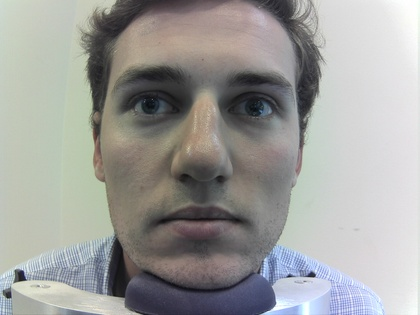
%> input picture software/fetch/img7.jpg, 420 x 315 px, shrunk from 1600 x 1200 before the run
$ octave matlab_start.m   (GNU Octave 9; MATLAB toolbox functions it lacks are replaced by stand-ins)
%> lines starting %> are read from the running program, lines starting %| are printed output that depends on the picture; in (x1, y1, x2, y2) boxes, pixels count from 0 and x2, y2 are one past the last pixel; in counts of white or black regions, pixels touching at a corner belong together; the program's own positions count from 1
### get_scale.m
function [outscale] = get_scale(img, realdist)
%> called with realdist = 10
% gets the scale

% read image
img1 = imread(img);
%> img1 is the input picture: size 315x420x3 uint8; mean R, G, B 158.5, 158.5, 155.7
face = rgb2gray(img1);
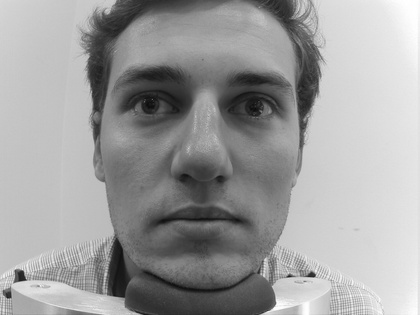
%> face: size 315x420 uint8; min 10, max 255, mean 158.2

% hough transform
e1 = edge(face, 'Canny', 0.5);
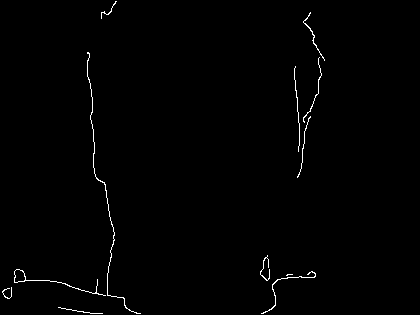
%> e1: size 315x420 logical; 0.8% white in thin lines or dots, all inside (x1, y1, x2, y2) = (2, 1, 325, 314)

radii = [5:1:50];
%> the run ends on the next line
h1 = circle_hough(e1, radii, 'same', 'normalise');
peaks1 = circle_houghpeaks(h1, radii, 'nhoodxy', 15, 'nhoodr', 21, 'npeaks', 2, 'Threshold', 0.5*max(max(max(h1))));

assignin('base','e1',e1);

fig = figure(1);
imshow(img1);
hold on
for peak1 = peaks1
    [x, y] = circlepoints(peak1(3));
    plot(x+peak1(1), y+peak1(2), 'g-');
end

% calculate scale
imgdist_x = peaks1(1,1) - peaks1(1,2);
imgdist_y = peaks1(2,1) - peaks1(2,2);
imgdist = sqrt(imgdist_x^2 + imgdist_y^2);

outscale = realdist / imgdist;

end

### get_IPD1.m
function [imgout, IPD, peaks1, peaks2, peaks3, boxes1, boxes2] = get_IPD1(img, realdist)
% gets IPD
%	img: frontal face input image
%	IPD: inter-pupilary distance in units of pixels

% get scale
imgscale = get_scale(img, realdist)

% initialize Viola-Jones steps
detect_eye1 = vision.CascadeObjectDetector('LeftEye');
detect_eye1.MinSize = [100 100];
detect_eye1.MergeThreshold = 150;

detect_eye2 = vision.CascadeObjectDetector('RightEye');
detect_eye2.MinSize = [100 100];
detect_eye2.MergeThreshold = 150;

% read image
img1 = imread(img);
boxes1 = step(detect_eye1, img1);
boxes2 = step(detect_eye2, img1);

% if can't detect eyes
if size(boxes1,1)<1
	boxes1 = [500 500 100 100];
end
if size(boxes2,1)<1
	boxes2 = [500 500 100 100];
end

% create images with marked features
IFaces1 = insertObjectAnnotation(img1, 'rectangle', boxes1(1,:), 'Left Eye');
IFaces2 = insertObjectAnnotation(IFaces1, 'rectangle', boxes2(1,:), 'Right Eye');

%----------------------------------------------------------------------------------%

% detect eyes
eye1r = [boxes1(1,4), boxes1(1,3)];
eye2r = [boxes2(1,4), boxes2(1,3)];
eye1 = img1(boxes1(1,2):boxes1(1,2)+boxes1(1,4), boxes1(1,1):boxes1(1,1)+boxes1(1,3), :);
eye2 = img1(boxes2(1,2):boxes2(1,2)+boxes2(1,4), boxes2(1,1):boxes2(1,1)+boxes2(1,3), :);
% eye1 = eye1(round((0.2*eye1r(1)):(0.8*eye1r(1))), round((0.2*eye1r(2)):(0.8*eye1r(2))), :);
% eye2 = eye2(round((0.2*eye2r(1)):(0.8*eye2r(1))), round((0.2*eye2r(2)):(0.8*eye2r(2))), :);

% convert to grayscale
eye1a = eye1; eye1 = eye1;
eye1 = rgb2gray(eye1);

eye2a = eye2; eye2 = eye2;
eye2 = rgb2gray(eye2);

face = rgb2gray(img1);

% use a median filter to filter out noise
eye1 = medfilt2(eye1, [2 2]);
eye2 = medfilt2(eye2, [2 2]);

% convert the resulting grayscale image into a binary image.
eye1 = im2bw(eye1,0.08);
eye2 = im2bw(eye2,0.08);

% hough transform
e1 = edge(eye1, 'Canny', 0.5);
e2 = edge(eye2, 'Canny', 0.5);
e3 = edge(face, 'Canny', 0.5);

% where we get schwifty
radii = [10:1:20];
h1 = circle_hough(e1, radii, 'same', 'normalise');
peaks1 = circle_houghpeaks(h1, radii, 'nhoodxy', 15, 'nhoodr', 21, 'npeaks', 1, 'Threshold', 0.5*max(max(max(h1))));

radii = [10:1:20];
h2 = circle_hough(e2, radii, 'same', 'normalise');
peaks2 = circle_houghpeaks(h2, radii, 'nhoodxy', 15, 'nhoodr', 21, 'npeaks', 1, 'Threshold', 0.5*max(max(max(h2))));

radii = [10:1:40];
h3 = circle_hough(e3, radii, 'same', 'normalise');
peaks3 = circle_houghpeaks(h3, radii, 'nhoodxy', 15, 'nhoodr', 21, 'npeaks', 2, 'Threshold', 0.5*max(max(max(h3))));

% if can't detect pupils
if size(peaks1,2)<1
	peaks1 = [100; 100; 10];
end
if size(peaks2,2)<1
	peaks2 = [100; 100; 10];
end
if size(peaks3,2)<1
	peaks3 = [100; 100; 10];
end
assignin('base','IFaces2',IFaces2);

% [11 lines of commented-out code are left out]
imgout = 'test';

% calculate IPD value
assignin('base','peaks1',peaks1);
assignin('base','peaks2',peaks2);
assignin('base','boxes1',boxes1);
assignin('base','boxes2',boxes2);

IPD_x = (peaks1(1)+boxes1(1,1)) - (peaks2(1)+boxes2(1,1));
IPD_y = (peaks1(2)+boxes1(1,2)) - (peaks2(2)+boxes2(1,2));
IPD = imgscale*sqrt(IPD_x^2 + IPD_y^2);


end

### matlab_start.m
meshfile = 'mesh.ply';
face_frontalpic = 'C:/Users/Daniel Hull/Documents/Projects/BFPD/software/fetch/img7.jpg';
realdistance = 10;
a = get_manual(meshfile, face_frontalpic, realdistance)

$ run again, with software/fetch/img0.jpg copied over software/fetch/img7.jpg
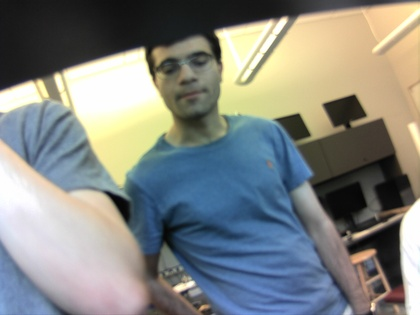
%> input picture software/fetch/img0.jpg, 420 x 315 px, shrunk from 2592 x 1944 before the run
%> in get_scale, img1 is the input picture: size 315x420x3 uint8; mean R, G, B 131, 134.1, 130.2
%> in get_scale, `face = rgb2gray(img1);`:
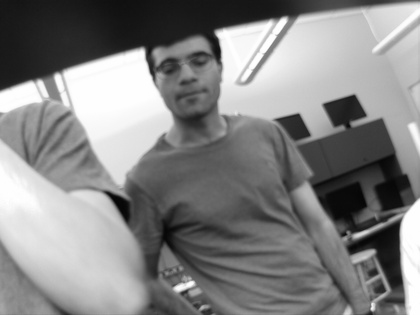
%> face: size 315x420 uint8; min 5, max 255, mean 132.7
%> in get_scale, `e1 = edge(face, 'Canny', 0.5);`:
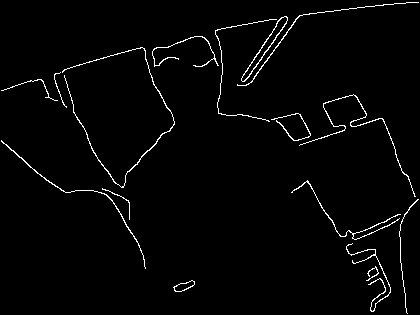
%> e1: size 315x420 logical; 2.2% white in thin lines or dots

$ run again, with software/fetch/img1.jpg copied over software/fetch/img7.jpg
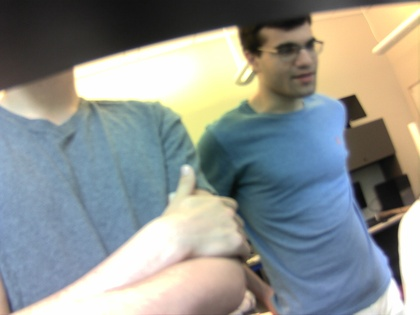
%> input picture software/fetch/img1.jpg, 420 x 315 px, shrunk from 2592 x 1944 before the run
%> in get_scale, img1 is the input picture: size 315x420x3 uint8; mean R, G, B 142.8, 147.2, 144.3
%> in get_scale, `face = rgb2gray(img1);`:
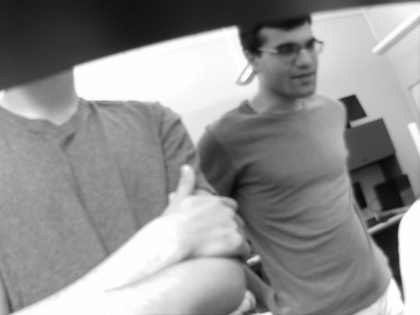
%> face: size 315x420 uint8; min 9, max 255, mean 145.6
%> in get_scale, `e1 = edge(face, 'Canny', 0.5);`:
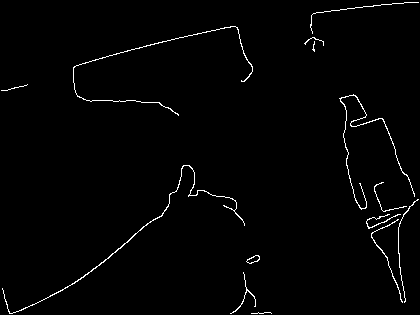
%> e1: size 315x420 logical; 1.5% white in thin lines or dots

$ run again, with software/fetch/img10.jpg copied over software/fetch/img7.jpg
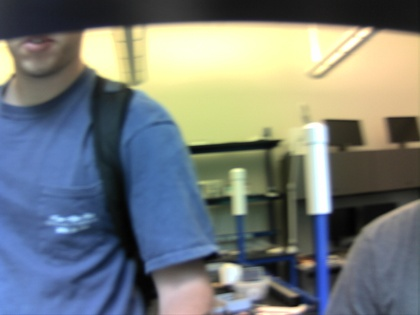
%> input picture software/fetch/img10.jpg, 420 x 315 px, shrunk from 2592 x 1944 before the run
%> in get_scale, img1 is the input picture: size 315x420x3 uint8; mean R, G, B 118.5, 125.1, 123.5
%> in get_scale, `face = rgb2gray(img1);`:
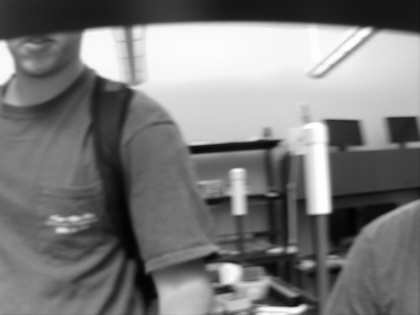
%> face: size 315x420 uint8; min 2, max 255, mean 123
%> in get_scale, `e1 = edge(face, 'Canny', 0.5);`:
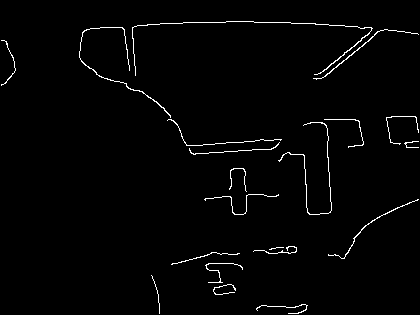
%> e1: size 315x420 logical; 1.7% white in thin lines or dots
